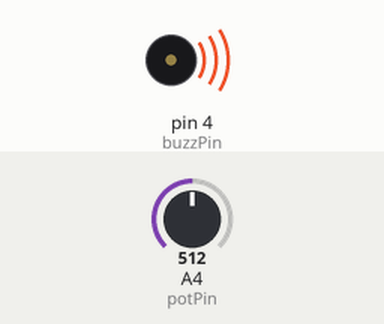
The sketch below on a simulated Arduino Uno, built with avr-gcc and run on an emulated ATmega328P. On the bench: buzzer (waves = sounding). The inputs (shaded band) are chosen by the test bench; at power-on: A4 (potPin) = 512. What the sketch prints to the serial monitor is not drawn.

Above: at 0.1 s.
Timing chart, 0 to 1.6 s (numbered marks = the images above):
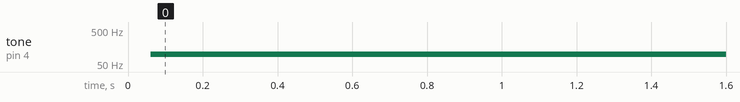

The sketch:

Buzzer_Pasivo.ino
```cpp
int buzzPin = 4;
float buzzDelay;
int potPin = A4;
int potVal;

void setup() {
  // put your setup code here, to run once:
  pinMode(buzzPin, OUTPUT);
  Serial.begin(9600);
  pinMode(potPin, INPUT);
}

void loop() {
  // put your main code here, to run repeatedly:
  potVal = analogRead(potPin);

  buzzDelay=(9940./1023.)*potVal+60;

  digitalWrite(buzzPin, HIGH);
  delayMicroseconds(buzzDelay);
  digitalWrite(buzzPin, LOW);
  delayMicroseconds(buzzDelay);

  Serial.println(potVal);


}
```

Measured:
- by itself, tone on pin 4 (buzzPin): silent → 96 Hz at 0.06 s
